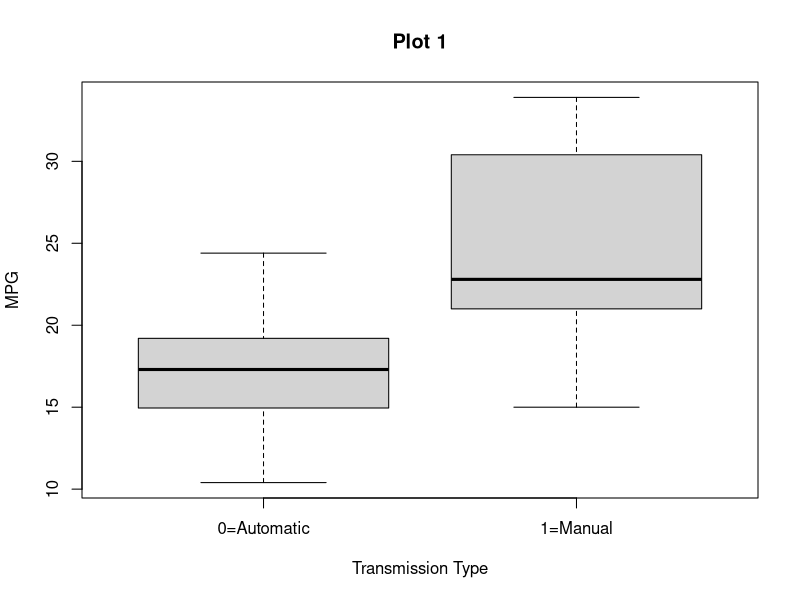
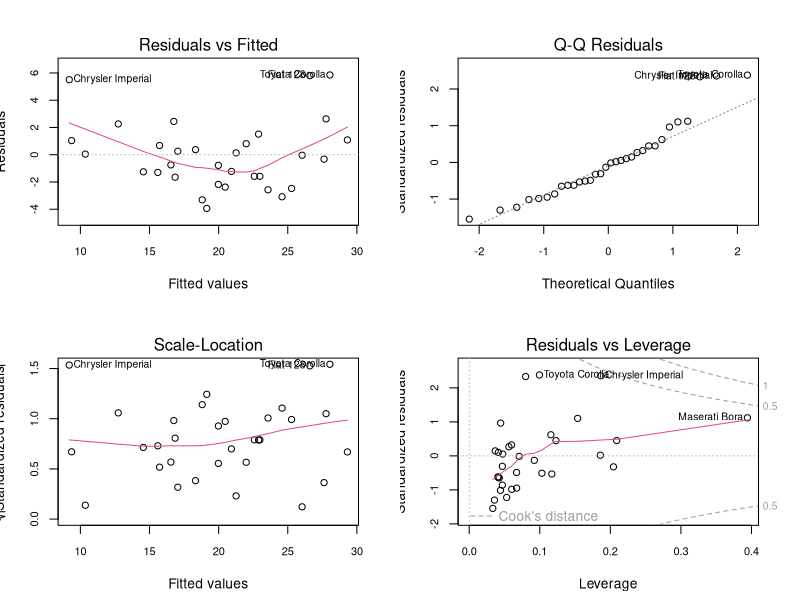

Write the R code that produced these figures, in order.
## ---- chunk 1
cor(mtcars)[1,]
## ---- chunk 2
data(mtcars)
##Exploratory Data Analysis - Plot 1
boxplot(mpg~am,xlab="Transmission Type",ylab="MPG",main="Plot 1",names=c("0=Automatic","1=Manual"),data=mtcars)
##T.test btw auto & manual
t.test(mpg~am,data=mtcars)
mtcars$cyl<-as.factor(mtcars$cyl)
mtcars$vs<-as.factor(mtcars$vs)
mtcars$am<-as.factor(mtcars$am)
mtcars$gear<-as.factor(mtcars$gear)
mtcars$carb<-as.factor(mtcars$carb)
fit<-lm(mpg~am,data=mtcars)  
summary(fit)
fit1<-lm(mpg~cyl+wt+hp+am,data=mtcars)
summary(fit1)
fit2<-lm(mpg~wt+hp+am,data=mtcars)
summary(fit2)
fit3<-lm(mpg~wt+hp,data=mtcars)
summary(fit3)
anova(fit,fit2,fit1)
anova(fit3,fit2)
confint(fit3)
## ---- chunk 3
##Plot 3 Residuals
par(mfrow = c(2, 2), cex.axis = 0.8, mar = c(4.5, 3.5, 3.5, 2.5))
plot(fit3)
